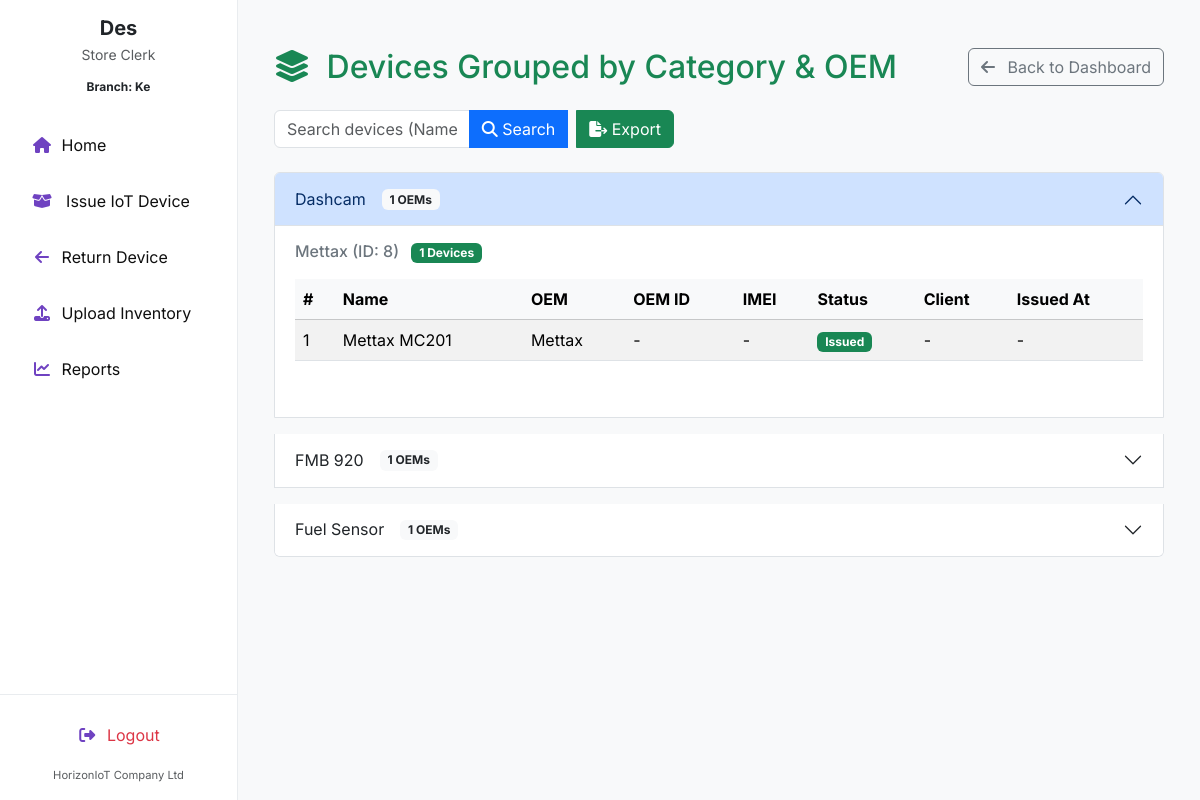
The app's page /inventory_list/ (signed in) with its own data.
### invent/models.py (models this page shows, shortened)
class Branch(models.Model):
    name = models.CharField(max_length=100)
    address = models.CharField(max_length=255)
    country = models.ForeignKey(Country, on_delete=models.SET_NULL, null=True, blank=True)

class Device(models.Model):
    STATUS_CHOICES = (
        ('available', 'Available'),
        ('issued', 'Issued'),
        ('returned', 'Returned'),
        ('faulty', 'Faulty'),
    )
    name = models.CharField(max_length=255)
    oem = models.ForeignKey(OEM, on_delete=models.SET_NULL, null=True, blank=False, related_name='devices')
    product_id = models.CharField(max_length=30, blank=True)
    category = models.CharField(max_length=100, blank=True, help_text="e.g. Laptop or Router")
    manufacturer = models.CharField(max_length=100, blank=True)
    description = models.TextField(blank=True)
    branch = models.ForeignKey(Branch, on_delete=models.SET_NULL, null=True, blank=True)
    country = models.ForeignKey(Country, on_delete=models.SET_NULL, null=True, blank=True)
    status = models.CharField(max_length=20, choices=STATUS_CHOICES, default='available')
    class Meta:
        permissions = [
            ("can_issue_item", "Can issue device to client"),
            ("can_return_item", "Can record device returns"),
        ]

class OEM(models.Model):
    name = models.CharField(max_length=100, unique=True)
    contact_person = models.CharField(max_length=100, blank=True)
    phone_email = models.CharField(max_length=100, blank=True)
    address = models.CharField(max_length=255, blank=True)

### invent/views.py (the view, shortened to what this page needs)
# urls.py: path('inventory_list/', views.inventory_list_view, name='inventory_list'),
@login_required
def inventory_list_view(request):
    query = request.GET.get('q', '')
    status = request.GET.get('status', 'all')
    page = request.GET.get('page', 1)
    per_page = 10
    user = request.user
    if user.is_superuser:
        devices = Device.objects.select_related('oem', 'branch')
    else:
        user_country = getattr(user.profile, "country", None)
        devices = Device.objects.select_related('oem', 'branch').filter(
            branch__country=user_country
        )
    devices = devices.annotate(
        total_units=Count('imeis', distinct=True),
        available_units=Count(
            'imeis',
            filter=Q(imeis__is_available=True),
            distinct=True
        )
    )
    if status == 'available':
        devices = devices.filter(available_units__gt=0)
    elif status == 'issued':
        devices = devices.filter(available_units=0)
    devices = devices.order_by('category', 'oem__name', 'id')
    grouped_devices = defaultdict(lambda: defaultdict(list))
    for device in devices:
        oem_label = f"{device.oem.name} (ID: {device.oem.id})" if device.oem else "-"
        grouped_devices[device.category][oem_label].append(device)
    paginated_grouped_devices = {}
    for category, oems in grouped_devices.items():
        paginated_grouped_devices[category] = {}
        for oem_label, device_list in oems.items():
            paginator = Paginator(device_list, per_page)
            try:
                page_obj = paginator.page(page)
            except Exception:
                page_obj = paginator.page(1)
            paginated_grouped_devices[category][oem_label] = page_obj
    context = {
        'grouped_devices': paginated_grouped_devices,
        'query': query,
        'status': status,
        'page': page,
    }
    return render(request, 'invent/list_device_grouped.html', context)

### invent/context_processors.py (called while the page is built)
def user_branch(request):
    branch = None
    try:
        if request.user.is_authenticated:
            profile = getattr(request.user, 'profile', None)
            branch = getattr(profile, 'branch', None)
    except Exception:
        branch = None
    return {'user_branch': branch}

### invent/templates/invent/list_device_grouped.html (shortened to what this page needs)
{% extends 'invent/base_store_clerk.html' %}
{% load static %}
{% block content %}
<div class="container-fluid mt-4">
    <div class="d-flex justify-content-between align-items-center mb-4">
        <h2 class="mb-0 text-primary">
            <i class="fas fa-layer-group me-2"></i> Devices Grouped by Category & OEM
        </h2>
        <a href="{% url 'store_clerk_dashboard' %}" class="btn btn-outline-secondary">
            <i class="fas fa-arrow-left me-2"></i> Back to Dashboard
        </a>
    </div>
    <form method="get" class="mb-4" style="max-width:400px;">
      <div class="input-group">
        <input type="text" class="form-control" name="q" placeholder="Search devices (Name, IMEI, Serial, OEM, Client...)" value="{{ query|default_if_none:'' }}">
        <button class="btn btn-primary" type="submit">
          <i class="fas fa-search"></i> Search
        </button>
        <a href="{% url 'export_grouped_inventory' %}?q={{ query }}&status={{ status }}" class="btn btn-success ms-2">
          <i class="fas fa-file-export"></i> Export
        </a>
      </div>
    </form>
    <div class="accordion" id="categoryAccordion">
        {% for category, oems in grouped_devices.items %}
        <div class="accordion-item mb-3">
            <h2 class="accordion-header" id="heading{{ forloop.counter }}">
                <button class="accordion-button {% if not forloop.first %}collapsed{% endif %}" type="button" data-bs-toggle="collapse" data-bs-target="#collapse{{ forloop.counter }}" aria-expanded="{% if forloop.first %}true{% else %}false{% endif %}" aria-controls="collapse{{ forloop.counter }}">
                    {{ category|default:"Uncategorized" }}
                    <span class="badge bg-light text-dark ms-3">{{ oems|length }} OEMs</span>
                </button>
            </h2>
            <div id="collapse{{ forloop.counter }}" class="accordion-collapse collapse {% if forloop.first %}show{% endif %}" aria-labelledby="heading{{ forloop.counter }}" data-bs-parent="#categoryAccordion">
                <div class="accordion-body">
                    {% for oem_label, devices in oems.items %}
                        <h6 class="mb-3 text-secondary">
                            {{ oem_label|default:"[No OEM]" }}
                            <span class="badge bg-success ms-2">{{ devices|length }} Devices</span>
                        </h6>
                        <div class="table-responsive mb-4">
                            <table class="table table-striped table-hover">
                                <thead class="table-light">
                                    <tr>
                                        <th>#</th>
                                        <th>Name</th>
                                        <th>OEM</th>
                                        <th>OEM ID</th>
                                        <th>IMEI</th>
                                        <th>Status</th>
                                        <th>Client</th>
                                        <th>Issued At</th>
                                    </tr>
                                </thead>
                                <tbody>
                                    {% for device in devices %}
                                    <tr>
                                        <td>{{ forloop.counter }}</td>
                                        <td>{{ device.name }}</td>
                                        <td>{{ device.oem.name|default:"-" }}</td>
                                        <td>{{ device.oem.oem_id|default:"-" }}</td>
                                        <td>{{ device.imei_no|default:"-" }}</td>
                                        <td>
                                            <span class="badge
                                                {% if device.status == 'available' %}bg-success
                                                {% elif device.status == 'issued' %}bg-primary
                                                {% elif device.status == 'returned' %}bg-secondary
                                                {% elif device.status == 'faulty' %}bg-danger
                                                {% else %}bg-dark{% endif %}">
                                                {{ device.get_status_display }}
                                            </span>
                                        </td>
                                        <td>
                                            {% if device.current_client %}{{ device.current_client.name }}{% else %}-{% endif %}
                                        </td>
                                        <td>
                                            {% if device.issued_at %}{{ device.issued_at|date:"Y-m-d H:i" }}{% else %}-{% endif %}
                                        </td>
                                    </tr>
                                    {% endfor %}
                                </tbody>
                            </table>
                        </div>
                    {% endfor %}
                </div>
            </div>
        </div>
        {% empty %}
        <div class="alert alert-info text-center py-4" role="alert">
            <i class="fas fa-info-circle fa-2x mb-3"></i>
            <p class="mb-0">No devices found.</p>
        </div>
        {% endfor %}
    </div>
</div>
{% endblock %}

### invent/templates/invent/base_store_clerk.html (shortened to what this page needs)
<!DOCTYPE html>
<html lang="en">
<head>
    <link href="https://cdn.jsdelivr.net/npm/bootstrap@5.3.3/dist/css/bootstrap.min.css" rel="stylesheet">
    <link href="https://cdnjs.cloudflare.com/ajax/libs/font-awesome/6.4.0/css/all.min.css" rel="stylesheet">
</head>
<body>
<nav class="sidebar-wrapper" id="sidebarMenu">
    <div class="sidebar-content">
        <div class="sidebar-user-info text-center mb-4">
            <h5 class="fw-bold mb-1">{{ user.first_name|default:user.username }}</h5>
            <p class="small text-muted mb-2">Store Clerk</p>
            {% if user_branch %}
                <span class="badge text-dark">Branch: {{ user_branch.name }}</span>
            {% else %}
                <span class="badge bg-light text-muted border">Branch: Unassigned</span>
            {% endif %}
        </div>
        <ul class="nav flex-column">
            <li class="nav-item mb-2">
                <a class="nav-link {% if request.resolver_match.url_name == 'store_clerk_dashboard' %}active{% endif %}"
                   href="{% url 'store_clerk_dashboard' %}">
                    <i class="fas fa-home"></i> <span>Home</span>
                </a>
            </li>
            <li class="nav-item mb-2">
                <a class="nav-link d-flex justify-content-between align-items-center {% if request.resolver_match.url_name == 'issue_device' %}active{% endif %}"
                   href="{% url 'issue_device' %}">
                    <span><i class="fas fa-box-open"></i> Issue IoT Device</span>
                </a>
            </li>
            <li class="nav-item mb-2">
                <a class="nav-link {% if request.resolver_match.url_name == 'return_device' %}active{% endif %}"
                   href="{% url 'return_device' %}">
                    <i class="fas fa-arrow-left"></i> <span>Return Device</span>
                </a>
            </li>
            <li class="nav-item mb-2">
                <a class="nav-link {% if request.resolver_match.url_name == 'upload_inventory' %}active{% endif %}"
                   href="{% url 'upload_inventory' %}">
                    <i class="fas fa-upload"></i> <span>Upload Inventory</span>
                </a>
            </li>
            <li class="nav-item mb-2">
                <a class="nav-link {% if request.resolver_match.url_name == 'reports' %}active{% endif %}"
                   href="{% url 'reports' %}">
                    <i class="fas fa-chart-line"></i> <span>Reports</span>
                </a>
            </li>
        </ul>
    </div>
    <div class="sidebar-bottom">
        <a href="{% url 'logout' %}" class="nav-link text-danger justify-content-center">
            <i class="fas fa-right-from-bracket"></i> Logout
        </a>
        <small class="text-muted d-block mt-2" style="font-size: 0.7rem;">HorizonIoT Company Ltd</small>
    </div>
</nav>
<main class="main-content">
    {% block content %}{% endblock %}
</main>
</body>
</html>

### invent/templates/invent/base_store_clerk.html (style rules this page uses)
:root { --bs-primary: #198754; --bs-primary-rgb: 25, 135, 84; --sidebar-bg: #ffffff; --sidebar-text: #0f0f0f; --sidebar-accent: #6f42c1; }
body { font-family: 'Inter', sans-serif; background-color: #f8f9fa; margin: 0; }
.sidebar-wrapper { position: fixed; top: 0; left: 0; width: 238px; height: 100vh; background: var(--sidebar-bg); border-right: 1px solid #e9ecef; z-index: 1030; display: flex; flex-direction: column; transition: left 0.3s ease-in-out; }
.sidebar-content { flex-grow: 1; overflow-y: auto; padding: 1rem; }
.sidebar-wrapper .nav-link { color: var(--sidebar-text); padding: 0.75rem 1rem; border-radius: 0.6rem; display: flex; align-items: center; }
.sidebar-wrapper .nav-link i { color: var(--sidebar-accent); margin-right: 0.6rem; width: 20px; text-align: center; }
.sidebar-bottom { border-top: 1px solid #e9ecef; padding: 1rem; text-align: center; }
.main-content { margin-left: 238px; padding: 1.5rem; min-height: 100vh; transition: margin-left 0.3s ease; }

### records on screen
Branch: name "Ke"
Device: grouped_devices "Dashcam", name "Mettax MC201", oem.name "Mettax", oem.oem_id "-", imei_no "-", status "Issued"
Device: grouped_devices "FMB 920"
Device: grouped_devices "Fuel Sensor"

### other values on screen
{{ user.first_name|default:user.username }} "Des"
{{ oems|length }} "1" "1" "1"
{{ oem_label|default:"[No OEM]" }} "Mettax (ID: 8)"
{{ devices|length }} "1"
